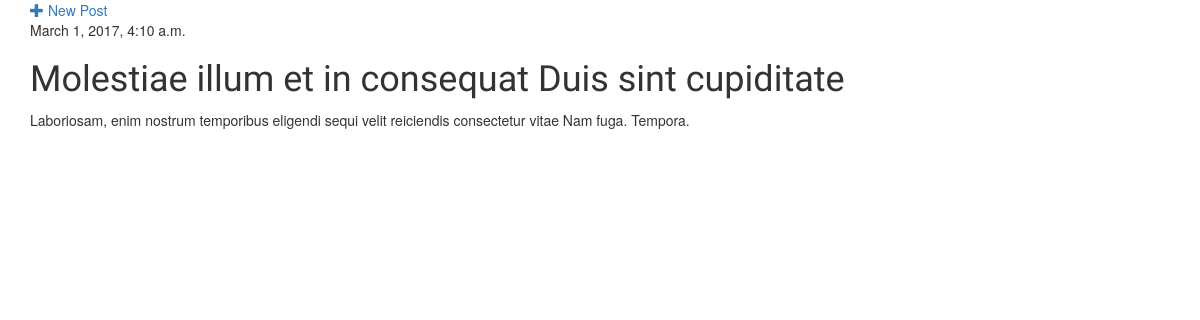
The app's page /post/1/ with its own data.
### blog/models.py (models this page shows, shortened)
class Post(models.Model):
    author = models.ForeignKey('auth.User')
    title = models.CharField(max_length=200)
    text = models.TextField()
    created_date = models.DateTimeField(default=timezone.now)
    published_date = models.DateTimeField(blank=True, null=True)

### blog/views.py (the view)
# urls.py: url(r'^post/(?P<pk>\d+)/$', views.post_detail, name='post_detail'),
def post_detail(request, pk):
    post = get_object_or_404(Post, pk=pk)
    return render(request, 'blog/post_detail.html', {'post': post})

### blog/templates/blog/post_detail.html (shortened to what this page needs)
{% extends 'blog/base.html' %}
{% block content %}
    <div class="post">
        {% if post.published_date %}
            <div class="date">
                {{ post.published_date }}
            </div>
        {% endif %}
        <h1>{{ post.title }}</h1>
        <p>{{ post.text|linebreaksbr }}</p>
    </div>
{% endblock %}

### blog/static/css/blog.css (style rules this page uses)
h1 { font-family: 'Lobster'; }

### records on screen
Post: published_date "March 1, 2017, 4:10 a.m.", title "Molestiae illum et in consequat Duis sint cupiditate", text "Laboriosam, enim nostrum temporibus eligendi sequi velit reiciendis consectetur vitae Nam fuga. Tempora."
